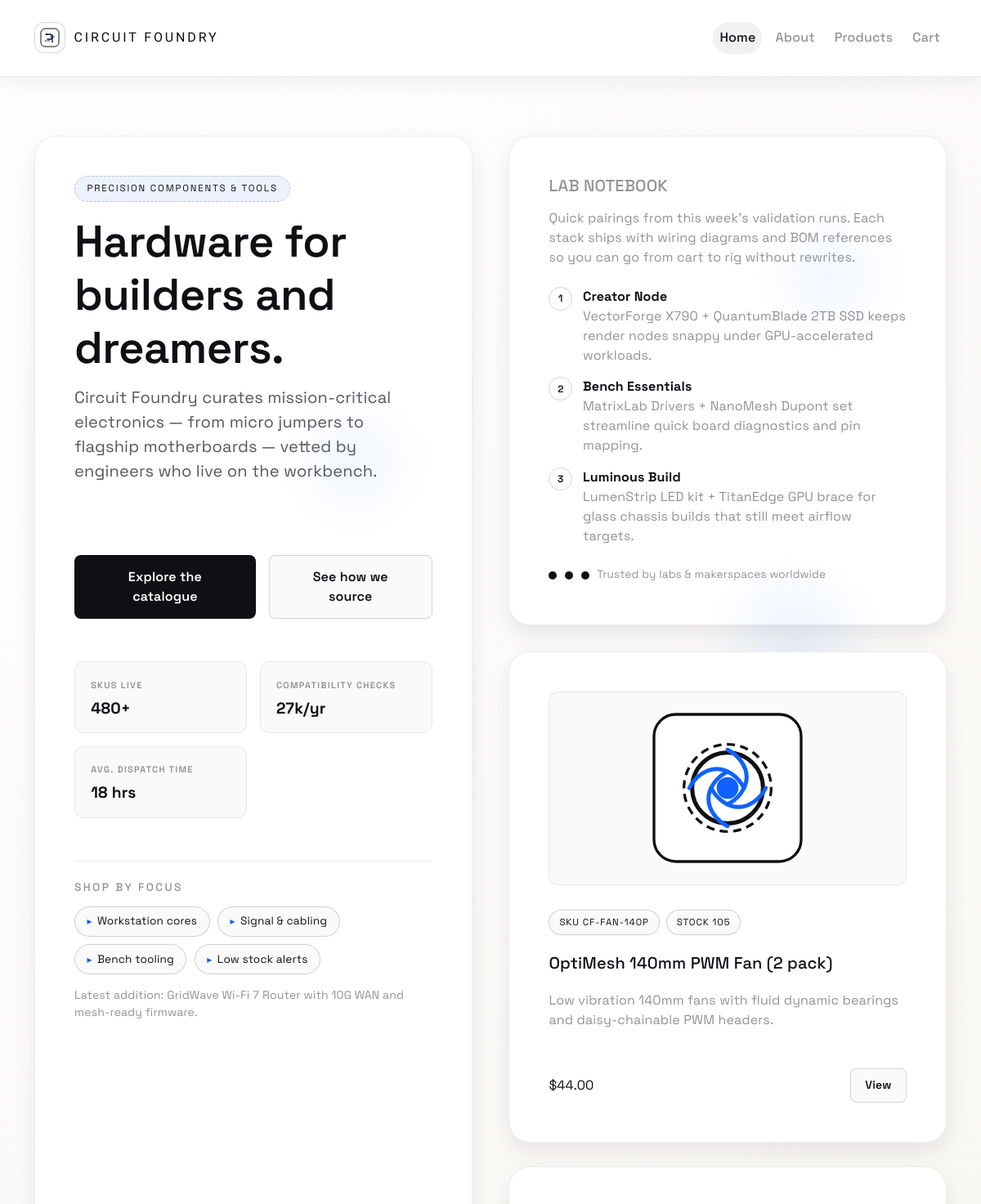
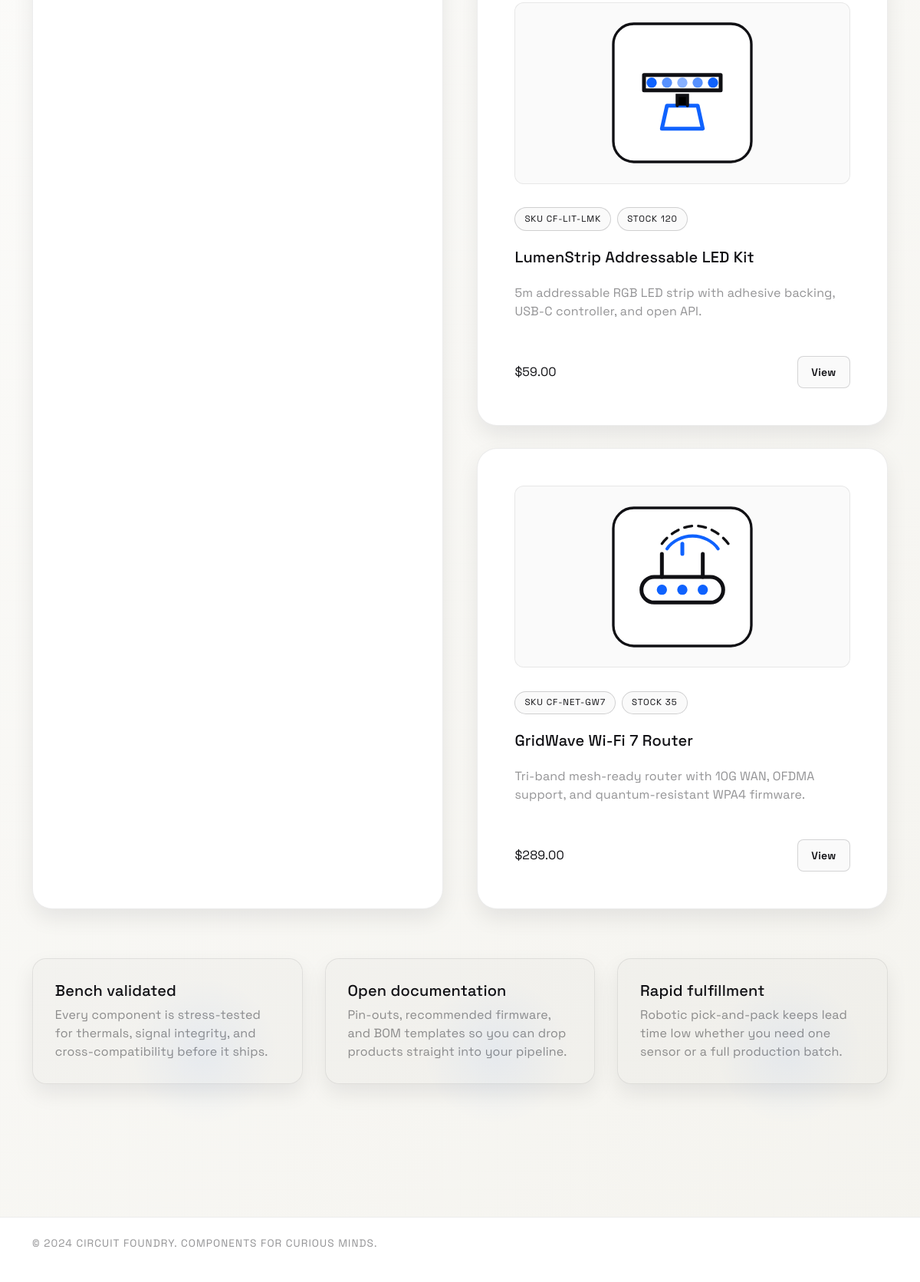
The page / on the database its author committed (2 pictures, top to bottom).
### tables this page shows
CREATE TABLE products (
                id INTEGER PRIMARY KEY AUTOINCREMENT,
                name TEXT NOT NULL,
                description TEXT NOT NULL,
                price REAL NOT NULL,
                sku TEXT UNIQUE,
                inventory_count INTEGER DEFAULT 0,
                image_path TEXT
            );

### app.py (the view)
@app.route("/")
def index() -> str:
    products = list(fetch_products())
    featured_products = products[:3]
    return render_template("index.html", featured_products=featured_products)

### app.py (called while the page is built)
@app.context_processor
def inject_cart_meta() -> Dict[str, int]:
    cart = session.get("cart", {})
    total_items = 0
    for qty in cart.values():
        try:
            total_items += int(qty)
        except (TypeError, ValueError):
            continue
    return {"cart_item_count": total_items}

### database.py (called while the page is built)
@contextmanager
def get_connection() -> Iterator[sqlite3.Connection]:
    conn = sqlite3.connect(DB_PATH)
    try:
        conn.row_factory = sqlite3.Row
        conn.execute("PRAGMA foreign_keys = ON")
        yield conn
        conn.commit()
    finally:
        conn.close()

### templates/index.html (shortened to what this page needs)
<!DOCTYPE html>
<html lang="en">
<head>
    <link href="https://cdn.jsdelivr.net/npm/bootstrap@5.1.3/dist/css/bootstrap.min.css" rel="stylesheet">
    <link rel="stylesheet" href="{{ url_for('static', filename='css/site.css') }}">
</head>
<body>
    <nav class="navbar navbar-expand-lg">
        <div class="container">
            <a class="navbar-brand" href="{{ url_for('index') }}">
                <img src="{{ url_for('static', filename='img/logo.svg') }}" alt="Circuit Foundry logo">
                <span>Circuit Foundry</span>
            </a>
            <div class="navbar-nav ms-auto align-items-center gap-2">
                <a class="nav-link active" href="{{ url_for('index') }}">Home</a>
                <a class="nav-link" href="{{ url_for('about') }}">About</a>
                <a class="nav-link" href="{{ url_for('products') }}">Products</a>
                <a class="nav-link cart-link" href="{{ url_for('cart') }}">
                    Cart
                </a>
            </div>
        </div>
    </nav>
    <div class="page-shell">
        <div class="container">
            <section class="landing-grid">
                <article class="hero-card hero-card-home text-center text-lg-start">
                    <div class="mb-4">
                        <div class="badge-soft mb-3">Precision components & tools</div>
                        <h1 class="page-title">Hardware for builders and dreamers.</h1>
                        <p class="page-subtitle">
                            Circuit Foundry curates mission-critical electronics — from micro jumpers to flagship motherboards — vetted by engineers who live on the workbench.
                        </p>
                    </div>
                    <div class="d-flex flex-column flex-sm-row gap-3 hero-actions">
                        <a href="{{ url_for('products') }}" class="btn btn-primary">Explore the catalogue</a>
                        <a href="{{ url_for('about') }}" class="btn btn-ghost">See how we source</a>
                    </div>
                    <div class="hero-insights mt-4">
                        <div class="mini-stat">
                            <span class="mini-stat-label">SKUs live</span>
                            <strong>480+</strong>
                        </div>
                        <div class="mini-stat">
                            <span class="mini-stat-label">Compatibility checks</span>
                            <strong>27k/yr</strong>
                        </div>
                        <div class="mini-stat">
                            <span class="mini-stat-label">Avg. dispatch time</span>
                            <strong>18 hrs</strong>
                        </div>
                    </div>
                    <div class="hero-quick mt-4">
                        <h2 class="hero-subheading">Shop by focus</h2>
                        <ul class="hero-tags">
                            <li><a href="{{ url_for('products', search='motherboard') }}">Workstation cores</a></li>
                            <li><a href="{{ url_for('products', search='cable') }}">Signal & cabling</a></li>
                            <li><a href="{{ url_for('products', search='tool') }}">Bench tooling</a></li>
                            <li><a href="{{ url_for('products', stock='low') }}">Low stock alerts</a></li>
                        </ul>
                        <div class="text-muted small">
                            Latest addition: GridWave Wi-Fi 7 Router with 10G WAN and mesh-ready firmware.
                        </div>
                    </div>
                </article>
                <aside class="showcase-column">
                    <div class="content-card highlight-card">
                        <h5 class="text-uppercase text-muted mb-3">Lab notebook</h5>
                        <p class="mb-4 text-muted">
                            Quick pairings from this week’s validation runs. Each stack ships with wiring diagrams and BOM references so you can go from cart to rig without rewrites.
                        </p>
                        <ul class="coach-card-list mb-4">
                            <li>
                                <span class="coach-icon">1</span>
                                <div>
                                    <strong>Creator Node</strong>
                                    <p class="text-muted mb-0">VectorForge X790 + QuantumBlade 2TB SSD keeps render nodes snappy under GPU-accelerated workloads.</p>
                                </div>
                            </li>
                            <li>
                                <span class="coach-icon">2</span>
                                <div>
                                    <strong>Bench Essentials</strong>
                                    <p class="text-muted mb-0">MatrixLab Drivers + NanoMesh Dupont set streamline quick board diagnostics and pin mapping.</p>
                                </div>
                            </li>
                            <li>
                                <span class="coach-icon">3</span>
                                <div>
                                    <strong>Luminous Build</strong>
                                    <p class="text-muted mb-0">LumenStrip LED kit + TitanEdge GPU brace for glass chassis builds that still meet airflow targets.</p>
                                </div>
                            </li>
                        </ul>
                        <div class="avatar-row">
                            <span class="avatar-dot"></span>
                            <span class="avatar-dot"></span>
                            <span class="avatar-dot"></span>
                            <span class="text-muted">Trusted by labs & makerspaces worldwide</span>
                        </div>
                    </div>
                    {% if featured_products %}
                        <div class="featured-grid">
                            {% for product in featured_products %}
                                <div class="product-card featured-card">
                                    {% if product['image_path'] %}
                                        {% set image_src = product['image_path'] %}
                                        <div class="product-card-media mb-3">
                                            <img src="{{ image_src if image_src.startswith('http') else url_for('static', filename=image_src) }}" alt="{{ product['name'] }} product image">
                                        </div>
                                    {% endif %}
                                    <div class="product-meta mb-2">
                                        {% if product['sku'] %}
                                            <span class="pill">SKU {{ product['sku'] }}</span>
                                        {% endif %}
                                        <span class="pill">Stock {{ product['inventory_count'] }}</span>
                                    </div>
                                    <h3 class="h5 mb-2">{{ product['name'] }}</h3>
                                    <p class="text-muted">{{ product['description'] }}</p>
                                    <div class="d-flex justify-content-between align-items-center mt-3">
                                        <span class="fw-semibold">${{ "%.2f"|format(product['price']) }}</span>
                                        <a href="{{ url_for('product_detail', product_id=product['id']) }}" class="btn btn-ghost btn-sm">View</a>
                                    </div>
                                </div>
                            {% endfor %}
                        </div>
                    {% else %}
                        <div class="empty-state">
                            <strong>Inventory loading.</strong>
                            Add products in the admin console and featured modules will populate automatically.
                        </div>
                    {% endif %}
                </aside>
            </section>
            <section class="experience-band">
                <div class="experience-card content-card">
                    <h4 class="h5 mb-2">Bench validated</h4>
                    <p class="text-muted mb-0">Every component is stress-tested for thermals, signal integrity, and cross-compatibility before it ships.</p>
                </div>
                <div class="experience-card content-card">
                    <h4 class="h5 mb-2">Open documentation</h4>
                    <p class="text-muted mb-0">Pin-outs, recommended firmware, and BOM templates so you can drop products straight into your pipeline.</p>
                </div>
                <div class="experience-card content-card">
                    <h4 class="h5 mb-2">Rapid fulfillment</h4>
                    <p class="text-muted mb-0">Robotic pick-and-pack keeps lead time low whether you need one sensor or a full production batch.</p>
                </div>
            </section>
        </div>
    </div>
    <footer class="footer">
        <div class="container">
            <p class="footer-text">&copy; 2024 Circuit Foundry. Components for curious minds.</p>
        </div>
    </footer>
</body>
</html>

### rows shown on the page
products: image_path (picture), sku "CF-FAN-140P", inventory_count "105", name "OptiMesh 140mm PWM Fan (2 pack)", description "Low vibration 140mm fans with fluid dynamic bearings and daisy-chainable PWM headers.", price "44.00"
products: image_path (picture), sku "CF-LIT-LMK", inventory_count "120", name "LumenStrip Addressable LED Kit", description "5m addressable RGB LED strip with adhesive backing, USB-C controller, and open API.", price "59.00"
products: image_path (picture), sku "CF-NET-GW7", inventory_count "35", name "GridWave Wi-Fi 7 Router", description "Tri-band mesh-ready router with 10G WAN, OFDMA support, and quantum-resistant WPA4 firmware.", price "289.00"
